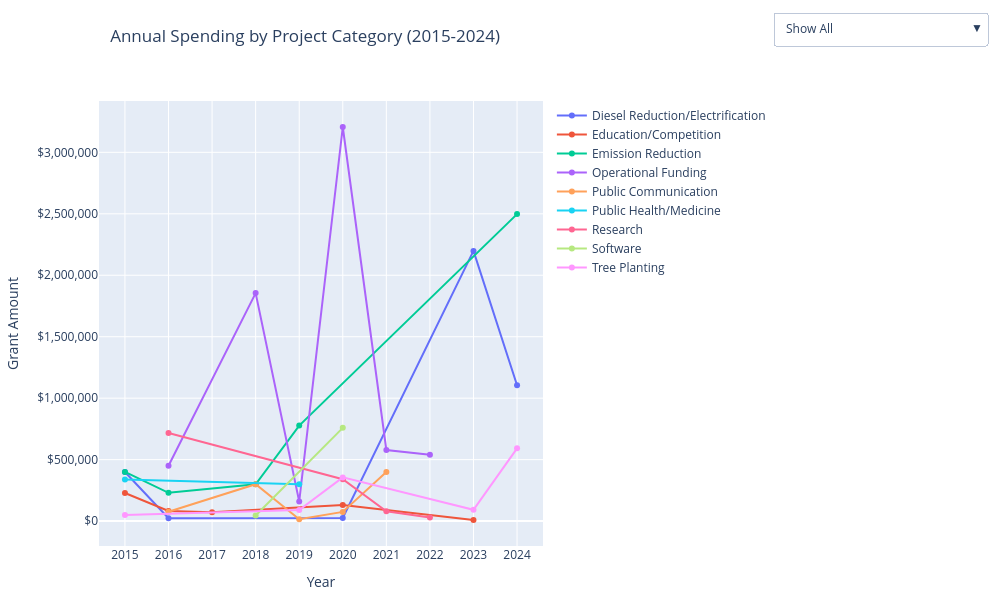

Write notebook code for a chart like this one.
### Code cell
# TRANSFORM DATA: Handle both Project Category 1 and 2
# We create two dataframes and stack them to ensure "Double Counting"
df1 = df[['Year', 'Grant Amount', 'Project Category 1']].rename(columns={'Project Category 1': 'Project Category'})
df2 = df[['Year', 'Grant Amount', 'Project Category 2']].rename(columns={'Project Category 2': 'Project Category'})

# Combine them and remove rows where the category is empty (mostly from Category 2)
df_combined = pd.concat([df1, df2]).dropna(subset=['Project Category'])

#GROUP DATA: Sum spending by Year and Category
df_grouped = df_combined.groupby(['Year', 'Project Category'])['Grant Amount'].sum().reset_index()

# Get the unique list of categories for the loop and dropdown
categories = sorted(df_grouped['Project Category'].unique())

fig = go.Figure()

# Add a line for each category
for cat in categories:
    temp_df = df_grouped[df_grouped['Project Category'] == cat]
    fig.add_trace(
        go.Scatter(
            x=temp_df['Year'], 
            y=temp_df['Grant Amount'], 
            name=cat, 
            mode='lines+markers', 
            visible=True
        )
    )

# --- CREATE THE DROPDOWN & LAYOUT ---
fig.update_layout(
    updatemenus=[
        {
            "buttons": [
                {
                    "label": "Show All",
                    "method": "update",
                    "args": [{"visible": [True] * len(categories)}, {"title": "All Project Spending"}]
                },
                *[
                    {
                        "label": cat,
                        "method": "update",
                        "args": [
                            {"visible": [c == cat for c in categories]},
                            {"title": f"Spending: {cat}"}
                        ]
                    } for cat in categories
                ]
            ],
            "direction": "down",
            "showactive": True,
            "x": 2.0,           # 1.0 is the far right edge of the chart area
            "xanchor": "right", # Aligns the right side of the menu to the x-coordinate
            "y": 1.2            # Keeps it above the plot
        }
    ],
    width=1000,
    height=600,
    autosize=False,
    margin=dict(l=50, r=50, t=100, b=50),
    xaxis=dict(title="Year", tickmode='linear'), 
    yaxis=dict(
        title="Grant Amount",
        tickprefix="$",    
        tickformat=",",    
    ),
    title={
            'text': "Annual Spending by Project Category (2015-2024)",
            'y': 0.95,           
            'x': 0.5,            
            'xanchor': 'right', 
            'yanchor': 'top'
    },
    hovermode="x unified"
)

fig.show()

# Export for Wix (or any web embedding)
html_snippet = fig.to_html(full_html=False, include_plotlyjs='cdn')
print(html_snippet)

### Figure 1 — Plotly figure (JSON) as saved in the notebook; plotly's stock layout.template omitted (floating-point values rounded to 4 significant figures)
{"data": [{"mode": "lines+markers", "name": "Diesel Reduction/Electrification", "type": "scatter", "visible": true, "x": [2015, 2016, 2020, 2023, 2024], "y": [400000, 24000, 25000, 2198339, 1105061]}, {"mode": "lines+markers", "name": "Education/Competition", "type": "scatter", "visible": true, "x": [2015, 2016, 2017, 2020, 2023], "y": [229000, 82000, 72500, 131495, 9000]}, {"mode": "lines+markers", "name": "Emission Reduction", "type": "scatter", "visible": true, "x": [2015, 2016, 2018, 2019, 2024], "y": [400000, 230000, 300000, 777100, 2497450]}, {"mode": "lines+markers", "name": "Operational Funding", "type": "scatter", "visible": true, "x": [2016, 2018, 2019, 2020, 2021, 2022], "y": [450000, 1854962, 159765, 3206101, 578684, 539125]}, {"mode": "lines+markers", "name": "Public Communication", "type": "scatter", "visible": true, "x": [2016, 2018, 2019, 2020, 2021], "y": [75900, 300000, 15000, 75000, 400000]}, {"mode": "lines+markers", "name": "Public Health/Medicine", "type": "scatter", "visible": true, "x": [2015, 2019], "y": [337600, 300000]}, {"mode": "lines+markers", "name": "Research", "type": "scatter", "visible": true, "x": [2016, 2020, 2021, 2022], "y": [717246, 340554, 79897, 30000]}, {"mode": "lines+markers", "name": "Software", "type": "scatter", "visible": true, "x": [2018, 2020], "y": [45000, 758725]}, {"mode": "lines+markers", "name": "Tree Planting", "type": "scatter", "visible": true, "x": [2015, 2019, 2020, 2023, 2024], "y": [50000, 90000, 355555, 92000, 592000]}], "layout": {"autosize": false, "height": 600, "hovermode": "x unified", "margin": {"b": 50, "l": 50, "r": 50, "t": 100}, "title": {"text": "Annual Spending by Project Category (2015-2024)", "x": 0.5, "xanchor": "right", "y": 0.95, "yanchor": "top"}, "updatemenus": [{"buttons": [{"args": [{"visible": [true, true, true, true, true, true, true, true, true]}, {"title": "All Project Spending"}], "label": "Show All", "method": "update"}, {"args": [{"visible": [true, false, false, false, false, false, false, false, false]}, {"title": "Spending: Diesel Reduction/Electrification"}], "label": "Diesel Reduction/Electrification", "method": "update"}, {"args": [{"visible": [false, true, false, false, false, false, false, false, false]}, {"title": "Spending: Education/Competition"}], "label": "Education/Competition", "method": "update"}, {"args": [{"visible": [false, false, true, false, false, false, false, false, false]}, {"title": "Spending: Emission Reduction"}], "label": "Emission Reduction", "method": "update"}, {"args": [{"visible": [false, false, false, true, false, false, false, false, false]}, {"title": "Spending: Operational Funding"}], "label": "Operational Funding", "method": "update"}, {"args": [{"visible": [false, false, false, false, true, false, false, false, false]}, {"title": "Spending: Public Communication"}], "label": "Public Communication", "method": "update"}, {"args": [{"visible": [false, false, false, false, false, true, false, false, false]}, {"title": "Spending: Public Health/Medicine"}], "label": "Public Health/Medicine", "method": "update"}, {"args": [{"visible": [false, false, false, false, false, false, true, false, false]}, {"title": "Spending: Research"}], "label": "Research", "method": "update"}, {"args": [{"visible": [false, false, false, false, false, false, false, true, false]}, {"title": "Spending: Software"}], "label": "Software", "method": "update"}, {"args": [{"visible": [false, false, false, false, false, false, false, false, true]}, {"title": "Spending: Tree Planting"}], "label": "Tree Planting", "method": "update"}], "direction": "down", "showactive": true, "x": 2, "xanchor": "right", "y": 1.2}], "width": 1000, "xaxis": {"tickmode": "linear", "title": {"text": "Year"}}, "yaxis": {"tickformat": ",", "tickprefix": "$", "title": {"text": "Grant Amount"}}}}
